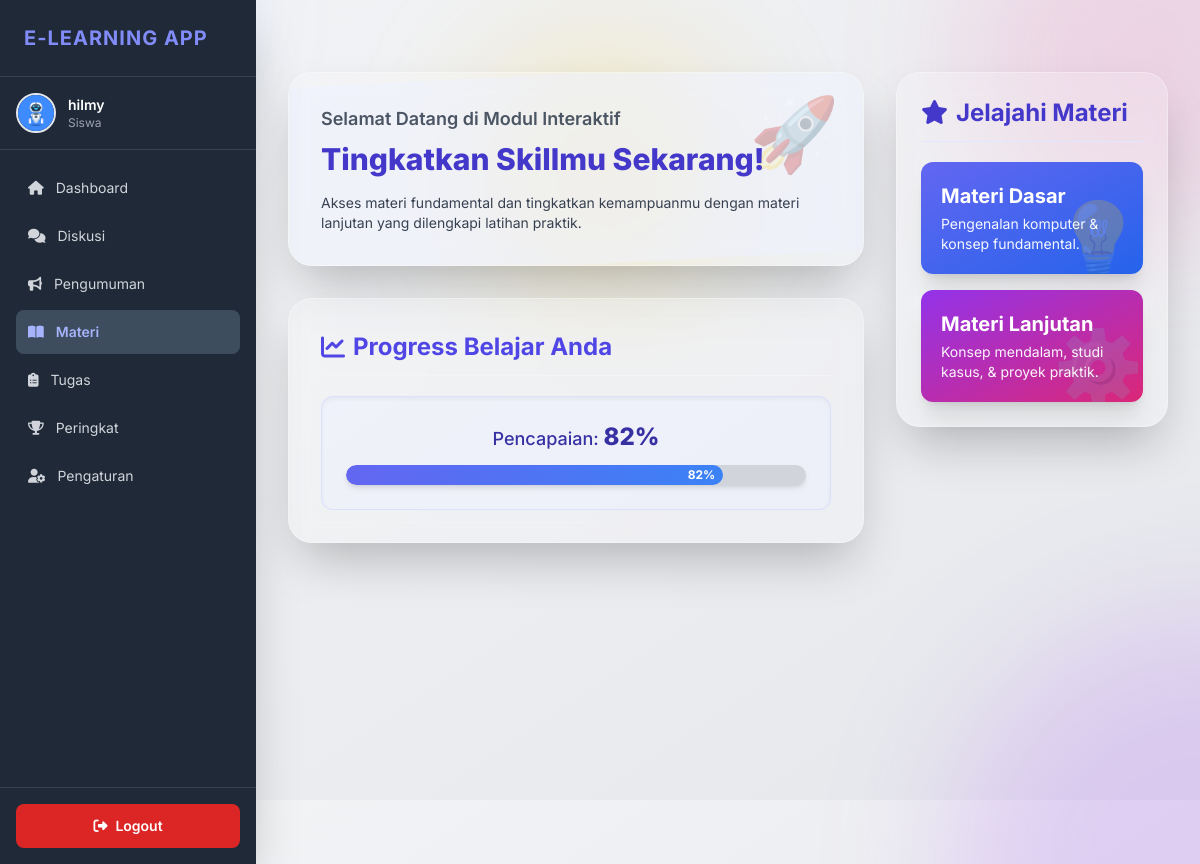
The app's page /elearning/public/materi.php (signed in) with its own data.
### tables this page shows
CREATE TABLE `users` (
  `id` int(11) NOT NULL,
  `nama` varchar(100) NOT NULL,
  `jurusan` enum('RPL','TKJ','Akuntansi','Multimedia','Pemasaran','N/A') NOT NULL,
  `email` varchar(100) NOT NULL,
  `password` varchar(255) NOT NULL,
  `role` enum('siswa','guru') NOT NULL,
  `foto_profil` varchar(255) DEFAULT NULL,
  `token` varchar(100) DEFAULT NULL,
  `is_verified` tinyint(1) DEFAULT 0,
  `created_at` timestamp NOT NULL DEFAULT current_timestamp(),
  `reset_token` varchar(255) DEFAULT NULL,
  `reset_expired` datetime DEFAULT NULL
);

### elearning/public/materi.php (the view, shortened to what this page needs)
<?php
require_once __DIR__ . '/../config/db.php';
$user_id = $_SESSION['user_id'];
$progress_percent = 0;
try {
    $stmt = $pdo->prepare("SELECT * FROM users WHERE id = :id LIMIT 1");
    $stmt->execute(['id' => $user_id]);
    $user = $stmt->fetch(PDO::FETCH_ASSOC);
    $nama      = htmlspecialchars($user['nama'] ?? 'Pengguna');
    $role      = htmlspecialchars($user['role'] ?? 'Tidak Diketahui');
    $jurusan   = htmlspecialchars($user['jurusan'] ?? 'Umum');
    $foto = !empty($user['foto_profil'])
        ? "../" . htmlspecialchars($user['foto_profil'])
        : null;
    $stmt = $pdo->prepare("
        SELECT materi_id, nilai_persen
        FROM quiz_scores
        WHERE user_id = :user_id
        AND materi_id BETWEEN 1 AND 5
        ORDER BY tanggal_mengerjakan DESC
    ");
    $stmt->execute(['user_id' => $user_id]);
    $rows = $stmt->fetchAll(PDO::FETCH_ASSOC);
    $nilaiMateri = [
        1 => null,
        2 => null,
        3 => null,
        4 => null,
        5 => null
    ];
    foreach ($rows as $r) {
        $mid = (int)$r['materi_id'];
        if ($nilaiMateri[$mid] === null) {
            $nilaiMateri[$mid] = (float)$r['nilai_persen'];
        }
    }
    $totalNilai = 0;
    $jumlahMateri = 0;
    foreach ($nilaiMateri as $nilai) {
        if ($nilai !== null) {
            $totalNilai += $nilai;
            $jumlahMateri++;
        }
    }
    $maxTotal = 5 * 100;
    if ($jumlahMateri > 0) {
        $progress_percent = round(($totalNilai / $maxTotal) * 100);
    } else {
        $progress_percent = 0;
    }
    $progress_percent = max(0, min(100, $progress_percent));
} catch (PDOException $e) {
    echo "Terjadi kesalahan database: " . $e->getMessage();
    exit;
}
$link_materi_dasar = "materi/dasar/dasar_" . $jurusan . ".php";
?>
<!DOCTYPE html>
<html lang="id">
<head>
    <script src="https://cdn.tailwindcss.com"></script>
    <link rel="stylesheet" href="https://cdnjs.cloudflare.com/ajax/libs/font-awesome/6.5.0/css/all.min.css" />
</head>
<body class="bg-gradient-to-br from-gray-100 to-gray-200 min-h-screen">
    <div class="fixed bottom-0 right-0 w-[500px] h-[500px] bg-purple-500/20 blur-3xl rounded-full
                transform translate-x-1/2 translate-y-1/2 pointer-events-none z-0"></div>
    <div class="fixed top-10 left-1/2 w-[250px] h-[250px] bg-yellow-400/20 blur-3xl rounded-full
                transform -translate-x-1/2 pointer-events-none z-0 hidden sm:block"></div>
    <div class="fixed top-0 right-0 w-[350px] h-[350px] bg-pink-500/15 blur-3xl rounded-full
                transform translate-x-1/3 -translate-y-1/3 pointer-events-none z-0"></div>
    <?php require_once __DIR__ . '/../private/sidebar.php';?>
    <div class="pt-12 pb-16 lg:py-14 lg:pb-20 px-4 sm:px-6 max-w-7xl mx-auto
                grid grid-cols-1 lg:grid-cols-3 gap-6 lg:gap-8 mt-4
                md:ml-64 md:px-8">
        <div class="rounded-3xl shadow-2xl p-6 fade-in h-fit order-1 lg:order-2 lg:sticky lg:top-4
                    bg-white/20 backdrop-blur-md border border-white/30">
            <h2 class="text-xl sm:text-2xl font-bold mb-5 text-indigo-700 flex items-center gap-2 border-b pb-3 border-indigo-100">
                <span><i class="fas fa-star"></i></span> Jelajahi Materi
            </h2>
            <div class="space-y-4">
                <a href="<?php echo htmlspecialchars($link_materi_dasar, ENT_QUOTES, 'UTF-8'); ?>" class="block p-4 sm:p-5 rounded-xl bg-gradient-to-br from-indigo-500 to-blue-600 text-white shadow-xl hover:shadow-2xl transition hover-bounce relative overflow-hidden card-depth">
                    <span class="absolute right-0 bottom-0 text-7xl opacity-20">💡</span>
                    <h3 class="font-bold text-lg sm:text-xl relative z-10">Materi Dasar</h3>
                    <p class="text-xs sm:text-sm opacity-95 mt-1 relative z-10">Pengenalan komputer & konsep fundamental.</p>
                </a>
                <a href="comingSoon.php" class="block p-4 sm:p-5 rounded-xl bg-gradient-to-br from-purple-600 to-pink-600 text-white shadow-xl hover:shadow-2xl transition hover-bounce relative overflow-hidden card-depth">
                    <span class="absolute right-0 bottom-0 text-7xl opacity-20">⚙️</span>
                    <h3 class="font-bold text-lg sm:text-xl relative z-10">Materi Lanjutan</h3>
                    <p class="text-xs sm:text-sm opacity-95 mt-1 relative z-10">Konsep mendalam, studi kasus, & proyek praktik.</p>
                </a>
            </div>
        </div>
        <div class="lg:col-span-2 space-y-6 lg:space-y-8 order-2 lg:order-1">
            <div class="rounded-3xl shadow-2xl p-6 sm:p-8 fade-in overflow-hidden relative
                        /* EFEK GLASS: Latar belakang transparan, blur, dan border */
                        bg-white/20 backdrop-blur-md border border-white/30">
                <div class="absolute inset-0 bg-indigo-50/50 -skew-y-3"></div>
                <div class="relative z-10">
                    <p class="text-lg font-semibold text-gray-600 mb-2">Selamat Datang di Modul Interaktif</p>
                    <h2 class="text-3xl font-extrabold text-indigo-700 mb-4">
                        Tingkatkan Skillmu Sekarang!
                    </h2>
                    <p class="text-gray-700 max-w-2xl text-sm">
                        Akses materi fundamental dan tingkatkan kemampuanmu dengan materi lanjutan yang dilengkapi latihan praktik.
                    </p>
                </div>
                <span class="absolute right-3 top-3 sm:right-6 sm:top-6 text-5xl sm:text-7xl opacity-30 text-indigo-400">🚀</span>
            </div>
            <div class="rounded-3xl shadow-2xl p-6 sm:p-8 fade-in
                        /* EFEK GLASS: Latar belakang transparan, blur, dan border */
                        bg-white/20 backdrop-blur-md border border-white/30">
                <h3 class="font-bold text-xl sm:text-2xl text-indigo-600 mb-5 flex items-center gap-2 border-b pb-3 border-gray-100">
                    <i class="fas fa-chart-line"></i> Progress Belajar Anda
                </h3>
                <div class="p-4 sm:p-6 rounded-xl shadow-inner text-center
                            bg-indigo-50/50 border border-indigo-200/50">
                    <p class="font-medium text-md sm:text-lg text-indigo-800 mb-3">
                        Pencapaian: <span class="text-xl sm:text-2xl font-extrabold"><?php echo htmlspecialchars($progress_percent, ENT_QUOTES, 'UTF-8'); ?>%</span>
                    </p>
                    <div class="w-full bg-gray-300 rounded-full h-4 sm:h-5 overflow-hidden shadow-md mx-auto">
                        <div class="h-full bg-gradient-to-r from-indigo-500 to-blue-500 rounded-full transition-all duration-700 flex items-center justify-end pr-2" style="width: <?php echo $progress_percent; ?>%;">
                            <span class="text-white text-xs font-bold"><?php echo htmlspecialchars($progress_percent, ENT_QUOTES, 'UTF-8'); ?>%</span>
                        </div>
                    </div>
                </div>
            </div>
        </div>
    </div>
</body>
</html>

### elearning/private/sidebar.php (shortened to what this page needs)
<?php
$currentPage = basename($_SERVER['PHP_SELF']);
?>
<aside id="sidebar"
    class="w-64 bg-gray-900/50 backdrop-blur-md text-white flex-shrink-0 flex flex-col shadow-2xl
        fixed inset-y-0 left-0 transform -translate-x-full
        md:bg-gray-800 md:backdrop-blur-none md:translate-x-0 md:flex md:h-screen md:shadow-2xl
        transition duration-300 ease-in-out z-[65]">
    <div class="p-6 border-b border-gray-700">
        <h2 class="text-xl font-bold tracking-wider uppercase text-indigo-400">
            E-Learning App
        </h2>
    </div>
    <div class="p-4 flex items-center border-b border-gray-700">
        <?php if ($foto): ?>
            <img
                src="<?php echo htmlspecialchars($foto, ENT_QUOTES, 'UTF-8'); ?>"
                class="w-10 h-10 rounded-full object-cover border-2"
                alt="Foto Profil"
            >
        <?php else: ?>
            <div class="w-10 h-10 rounded-full flex items-center justify-center text-white text-lg font-bold border-2 <?php echo htmlspecialchars($bg_random, ENT_QUOTES, 'UTF-8'); ?>">
                <?php echo htmlspecialchars($initial, ENT_QUOTES, 'UTF-8'); ?>
            </div>
        <?php endif; ?>
        <div class="ml-3">
            <p class="text-sm font-semibold truncate">
                <?php echo htmlspecialchars($nama, ENT_QUOTES, 'UTF-8'); ?>
            </p>
            <p class="text-xs text-gray-400 capitalize">
                <?php echo htmlspecialchars($role, ENT_QUOTES, 'UTF-8'); ?>
            </p>
        </div>
    </div>
    <?php
        $activeClass = 'bg-blue-200/20 backdrop-blur-lg text-indigo-300 font-semibold';
        $inactiveClass = 'text-gray-300 hover:bg-white/10 hover:backdrop-blur-sm transition-colors duration-300';
    ?>
    <nav class="flex-1 p-4 space-y-1 overflow-y-auto overflow-x-hidden nav-scroll-area">
        <a href="dashboard.php" class="sidebar-link flex items-center p-3 rounded-lg text-sm <?= htmlspecialchars(($currentPage === 'dashboard.php') ? $activeClass : $inactiveClass, ENT_QUOTES, 'UTF-8'); ?>">
            <i class="fas fa-home fa-icon-sm mr-3"></i>
            Dashboard
        </a>
        <a href="diskusi.php" class="sidebar-link flex items-center p-3 rounded-lg text-sm <?= htmlspecialchars(($currentPage === 'diskusi.php') ? $activeClass : $inactiveClass, ENT_QUOTES, 'UTF-8'); ?>">
            <i class="fas fa-comments fa-icon-sm mr-3"></i>
            Diskusi
        </a>
        <a href="pengumuman.php" class="sidebar-link flex items-center p-3 rounded-lg text-sm <?= htmlspecialchars(($currentPage === 'pengumuman.php') ? $activeClass : $inactiveClass, ENT_QUOTES, 'UTF-8'); ?>">
            <i class="fas fa-bullhorn fa-icon-sm mr-3"></i>
            Pengumuman
        </a>
        <a href="materi.php" class="sidebar-link flex items-center p-3 rounded-lg text-sm <?= htmlspecialchars(($currentPage === 'materi.php') ? $activeClass : $inactiveClass, ENT_QUOTES, 'UTF-8'); ?>">
            <i class="fas fa-book-open fa-icon-sm mr-3"></i>
            Materi
        </a>
        <a href="tugas.php" class="sidebar-link flex items-center p-3 rounded-lg text-sm <?= htmlspecialchars(($currentPage === 'tugas.php') ? $activeClass : $inactiveClass, ENT_QUOTES, 'UTF-8'); ?>">
            <i class="fas fa-clipboard-list fa-icon-sm mr-3"></i>
            Tugas
        </a>
        <a href="rank.php" class="sidebar-link flex items-center p-3 rounded-lg text-sm <?= htmlspecialchars(($currentPage === 'rank.php') ? $activeClass : $inactiveClass, ENT_QUOTES, 'UTF-8'); ?>">
            <i class="fas fa-trophy fa-icon-sm mr-3"></i>
            Peringkat
        </a>
        <a href="pengaturan.php" class="sidebar-link flex items-center p-3 rounded-lg text-sm <?= htmlspecialchars(($currentPage === 'pengaturan.php') ? $activeClass : $inactiveClass, ENT_QUOTES, 'UTF-8'); ?>">
            <i class="fas fa-user-cog fa-icon-sm mr-3"></i>
            Pengaturan
        </a>
    </nav>
    <div class="p-4 border-t border-gray-700">
        <a href="../auth/logout.php"
        class="flex items-center justify-center w-full px-4 py-3 bg-red-600 text-white rounded-lg text-sm font-semibold hover:bg-red-700 transition duration-150">
            <i class="fas fa-sign-out-alt fa-icon-sm mr-2"></i>
            Logout
        </a>
    </div>
</aside>

### elearning/public/materi.php (style rules this page uses)
body { font-family: 'Inter', sans-serif; }
.card-depth { box-shadow: 0 10px 15px -3px rgba(0, 0, 0, 0.1), 0 4px 6px -2px rgba(0, 0, 0, 0.05); }

### elearning/private/sidebar.php (style rules this page uses)
.nav-scroll-area { scrollbar-width: thin; scrollbar-color: #4b5563 transparent; }

### records on screen
users: foto_profil (picture), nama "hilmy", role "Siswa"

### other values on screen
$progress_percent "82"
